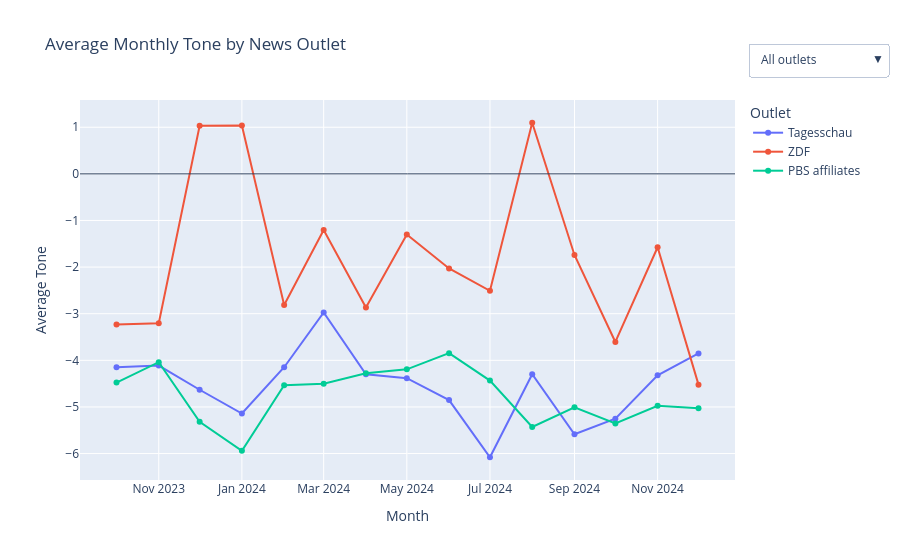

Notebook code for this chart:
### Code cell
import pandas as pd
import numpy as np
from pathlib import Path
import plotly.graph_objects as go

df = pd.read_csv(Path("tagesschau_zdf_pbs_foxnews_bild_gkg_partitioned_full.csv"))

def first_tone(x):
    try:
        return float(str(x).split(",")[0])
    except:
        return np.nan

df["tone"] = df["V2Tone"].map(first_tone)
df["date"] = pd.to_datetime(df["DATE"].astype(str), format="%Y%m%d%H%M%S", errors="coerce")

# news outlets
pbs_affiliates = {"pbs.org", "kpbs.org", "nhpbs.org", "azpbs.org"}

def outlet_group(src):
    if src == "tagesschau.de":
        return "Tagesschau"
    elif src == "zdf.de":
        return "ZDF"
    elif src in pbs_affiliates:
        return "PBS affiliates"
    return None

df["outlet_group"] = df["SourceCommonName"].map(outlet_group)

# filtering Israel-Palestine articles
url_col = "url" if "url" in df.columns else "DocumentIdentifier"

keywords = [
    "gaza", "palästina", "israel", "hamas", "palestine", "rafah",
    "Zwei-Staaten-Lösung", "two-state solution", "hamas-tunnel",
    "idf", "israel defense forces", "israelische verteidigungskräfte"
]

pattern = "|".join(keywords)

rq1 = df[
    df["outlet_group"].notna()
    & df[url_col].astype(str).str.contains(pattern, case=False, na=False, regex=True)
].copy()

rq1 = rq1.dropna(subset=["date", "tone"])
rq1 = rq1[(rq1["date"] >= "2023-10-08") & (rq1["date"] <= "2024-12-31")]

# monthly column
rq1["month"] = rq1["date"].dt.to_period("M").dt.to_timestamp()

# avg tone (monthly)
monthly_avg = (
    rq1.groupby(["month", "outlet_group"])["tone"]
    .mean()
    .reset_index(name="average_tone")
)

# article count (monthly)
monthly_count = (
    rq1.groupby(["month", "outlet_group"])
    .size()
    .reset_index(name="article_count")
)

# data merging
monthly = monthly_avg.merge(monthly_count, on=["month", "outlet_group"], how="left")

outlets = ["Tagesschau", "ZDF", "PBS affiliates"]

fig = go.Figure()

for outlet in outlets:
    sub = monthly[monthly["outlet_group"] == outlet]
    fig.add_trace(go.Scatter(
        x=sub["month"],
        y=sub["average_tone"],
        mode="lines+markers",
        name=outlet,
        customdata=sub[["article_count"]],
        hovertemplate=(
            f"<b>{outlet}</b><br>"
            "Month: %{x|%b %Y}<br>"
            "Average tone: %{y:.2f}<br>"
            "Article count: %{customdata[0]}<extra></extra>"
        )
    ))

fig.update_layout(
    title="Average Monthly Tone by News Outlet",
    xaxis_title="Month",
    yaxis_title="Average Tone",
    legend_title="Outlet",
    hovermode="x unified",
    updatemenus=[
        dict(
            buttons=[
                dict(
                    label="All outlets",
                    method="update",
                    args=[{"visible": [True, True, True]},
                          {"title": "Average Monthly Tone by News Outlet"}]
                ),
                dict(
                    label="Tagesschau only",
                    method="update",
                    args=[{"visible": [True, False, False]},
                          {"title": "Average Monthly Tone - Tagesschau"}]
                ),
                dict(
                    label="ZDF only",
                    method="update",
                    args=[{"visible": [False, True, False]},
                          {"title": "Average Monthly Tone - ZDF"}]
                ),
                dict(
                    label="PBS affiliates only",
                    method="update",
                    args=[{"visible": [False, False, True]},
                          {"title": "Average Monthly Tone - PBS affiliates"}]
                ),
            ],
            direction="down",
            showactive=True,
            x=1.02,
            xanchor="left",
            y=1.15,
            yanchor="top"
        )
    ]
)

fig.add_hline(y=0, line_width=1)

fig.show()

### Figure 1 — Plotly figure (JSON) as saved in the notebook; plotly's stock layout.template omitted (floating-point values rounded to 4 significant figures)
{"data": [{"customdata": [[208], [158], [102], [79], [45], [48], [85], [82], [47], [43], [53], [58], [92], [36], [22]], "hovertemplate": "<b>Tagesschau</b><br>Month: %{x|%b %Y}<br>Average tone: %{y:.2f}<br>Article count: %{customdata[0]}<extra></extra>", "mode": "lines+markers", "name": "Tagesschau", "type": "scatter", "visible": true, "x": ["2023-10-01T00:00:00", "2023-11-01T00:00:00", "2023-12-01T00:00:00", "2024-01-01T00:00:00", "2024-02-01T00:00:00", "2024-03-01T00:00:00", "2024-04-01T00:00:00", "2024-05-01T00:00:00", "2024-06-01T00:00:00", "2024-07-01T00:00:00", "2024-08-01T00:00:00", "2024-09-01T00:00:00", "2024-10-01T00:00:00", "2024-11-01T00:00:00", "2024-12-01T00:00:00"], "y": [-4.147, -4.113, -4.631, -5.141, -4.148, -2.973, -4.299, -4.382, -4.853, -6.079, -4.299, -5.586, -5.252, -4.32, -3.851]}, {"customdata": [[158], [89], [2], [1], [6], [6], [15], [6], [4], [8], [6], [15], [14], [4], [2]], "hovertemplate": "<b>ZDF</b><br>Month: %{x|%b %Y}<br>Average tone: %{y:.2f}<br>Article count: %{customdata[0]}<extra></extra>", "mode": "lines+markers", "name": "ZDF", "type": "scatter", "visible": true, "x": ["2023-10-01T00:00:00", "2023-11-01T00:00:00", "2023-12-01T00:00:00", "2024-01-01T00:00:00", "2024-02-01T00:00:00", "2024-03-01T00:00:00", "2024-04-01T00:00:00", "2024-05-01T00:00:00", "2024-06-01T00:00:00", "2024-07-01T00:00:00", "2024-08-01T00:00:00", "2024-09-01T00:00:00", "2024-10-01T00:00:00", "2024-11-01T00:00:00", "2024-12-01T00:00:00"], "y": [-3.232, -3.203, 1.031, 1.036, -2.814, -1.204, -2.867, -1.301, -2.028, -2.509, 1.097, -1.74, -3.606, -1.574, -4.522]}, {"customdata": [[228], [150], [94], [63], [83], [106], [96], [70], [36], [41], [29], [57], [56], [38], [24]], "hovertemplate": "<b>PBS affiliates</b><br>Month: %{x|%b %Y}<br>Average tone: %{y:.2f}<br>Article count: %{customdata[0]}<extra></extra>", "mode": "lines+markers", "name": "PBS affiliates", "type": "scatter", "visible": true, "x": ["2023-10-01T00:00:00", "2023-11-01T00:00:00", "2023-12-01T00:00:00", "2024-01-01T00:00:00", "2024-02-01T00:00:00", "2024-03-01T00:00:00", "2024-04-01T00:00:00", "2024-05-01T00:00:00", "2024-06-01T00:00:00", "2024-07-01T00:00:00", "2024-08-01T00:00:00", "2024-09-01T00:00:00", "2024-10-01T00:00:00", "2024-11-01T00:00:00", "2024-12-01T00:00:00"], "y": [-4.478, -4.041, -5.318, -5.94, -4.536, -4.5, -4.277, -4.193, -3.846, -4.435, -5.43, -5.006, -5.353, -4.977, -5.029]}], "layout": {"autosize": true, "hovermode": "x unified", "legend": {"title": {"text": "Outlet"}}, "shapes": [{"line": {"width": 1}, "type": "line", "x0": 0, "x1": 1, "xref": "x domain", "y0": 0, "y1": 0, "yref": "y"}], "title": {"text": "Average Monthly Tone by News Outlet"}, "updatemenus": [{"active": 0, "buttons": [{"args": [{"visible": [true, true, true]}, {"title": "Average Monthly Tone by News Outlet"}], "label": "All outlets", "method": "update"}, {"args": [{"visible": [true, false, false]}, {"title": "Average Monthly Tone - Tagesschau"}], "label": "Tagesschau only", "method": "update"}, {"args": [{"visible": [false, true, false]}, {"title": "Average Monthly Tone - ZDF"}], "label": "ZDF only", "method": "update"}, {"args": [{"visible": [false, false, true]}, {"title": "Average Monthly Tone - PBS affiliates"}], "label": "PBS affiliates only", "method": "update"}], "direction": "down", "showactive": true, "x": 1.02, "xanchor": "left", "y": 1.15, "yanchor": "top"}], "xaxis": {"autorange": true, "range": ["2023-09-04 22:53:36.3009", "2024-12-27 01:06:23.6991"], "title": {"text": "Month"}, "type": "date"}, "yaxis": {"autorange": true, "range": [-6.671, 1.689], "title": {"text": "Average Tone"}, "type": "linear"}}}
